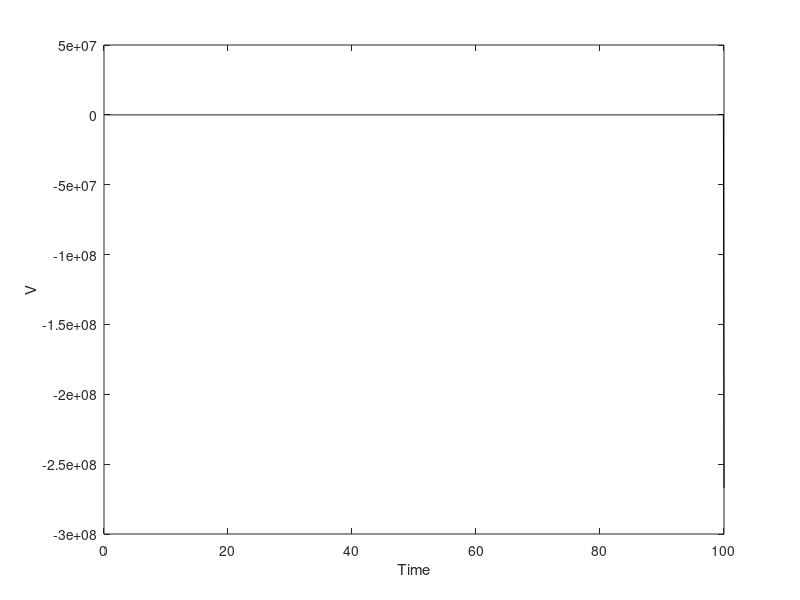

This chart was generated by the following MATLAB code: (Note: this script raises an error after producing the figure.)

clear
r=1;K=10;V0=1;sigma=0.25;
dt=0.1;t=100; N=t/dt; N1=100;
V=zeros(N1,N);  V(:,1)=8.89;
xt=dt:dt:t;

C=1:(3-1)/(N-1):3;
for n=1:N1
    for i=2:N
        V(n,i)=V(n,i-1)+dt*(r*V(n,i-1)*(1-V(n,i-1)/K)-C(i-1)*V(n,i-1)*V(n,i-1)/(V(n,i-1)*V(n,i-1)+V0*V0))+dt*sigma*randn/sqrt(dt);
    end
end

figure
plot(xt,mean(V),'k'),xlabel('Time'),ylabel('V')




%%

% dV/dt=r*V*(1-V/K)-cV.*V/(V.*V+V0*V0)

r=1;K=10;V0=1;c=1.5:0.05:3;
for i=1:23
    C=c(i);
    syms x;
    y=r*x.*(1-x./K)-C*x.^2/(x.^2+V0*V0);
    x1(i)=vpasolve(y==0,x,[5,8.2]);
end
for i=7:23
    C=c(i);
    syms x;
    y=r*x.*(1-x./K)-C*x.^2/(x.^2+V0*V0);
    x2(i-6)=vpasolve(y==0,x,[1.28,4.9]);
end
for i=7:31
    C=c(i);
    syms x;
    y=r*x.*(1-x./K)-C*x.^2/(x.^2+V0*V0);
    x3(i-6)=vpasolve(y==0,x,[0.35,1.1]);
end
x1=eval(x1);
x2=eval(x2);
x3=eval(x3);
figure
set(gcf,'position',[10 10 500 500])
plot(c(1:23),x1,'k',c(7:23),x2,'k:.',c(7:end),x3,'r','LineWidth',3)
ylim([0,9])
xlabel('Maximum grazing rate  (c)','FontWeight','bold'),ylabel('Vegetation biomass  (V)','FontWeight','bold'),
title('Bifurcation digram','FontName','Arial','FontSize',19,'fontweight','bold')
legend('Vegetated','Unstable','Bare','Location','northeast','FontSize',12)
legend('boxoff')
text(1.3,9.5,'(c)','fontweight','bold',FontSize=19)
set(gca,'fontweight','bold','linewidth',3,FontSize=19)
%%
step=199;W=200;
nfft=W;

Fs=2;
beta_per=zeros();beta_welch=zeros();beta_Yule=zeros();beta_burg=zeros();

for n=1:N1
    for m=1:N-step
        Y=V(n,m:m+step);

        %periodogram
        window=boxcar(length(Y));
        [pxx,f]=periodogram(Y,window,nfft,Fs);
        x =f(find(f>0.01&f<0.1));
        y =pxx(find(f>0.01&f<0.1));

        logx = log10(x);
        logy = log10(y);
        beta_per(n,m) = sum((logx - mean(logx)).*(logy - mean(logy))) / sum((logx - mean(logx)).^2+eps);

        % welch

        win = hann(W/2);
        [pxx, f] = pwelch(Y, win, [], [], Fs);
        x =f(find(f>0.01&f<0.1));
        y =pxx(find(f>0.01&f<0.1));

        logx = log10(x);
        logy = log10(y);
        beta_welch(n,m)  = sum((logx - mean(logx)).*(logy - mean(logy))) / sum((logx - mean(logx)).^2);

        %Yule-Walker
        order = 10;
        [pxx, f] = pyulear(Y, order);
        x =f(find(f>0.01&f<0.1));
        y =pxx(find(f>0.01&f<0.1));

        logx = log10(x);
        logy = log10(y);
        beta_Yule(n,m)  = sum((logx - mean(logx)).*(logy - mean(logy))) / sum((logx - mean(logx)).^2);

        % Burg
        order = 10;
        [pxx, f] = pburg(Y, order);
        x =f(find(f>0.01&f<0.1));
        y =pxx(find(f>0.01&f<0.1));
        logx = log10(x);
        logy = log10(y);
        beta_burg(n,m) = sum((logx - mean(logx)).*(logy - mean(logy))) / sum((logx - mean(logx)).^2);

    end


end

%%

mp_per=mean(beta_per,1);
mp_welch=mean(beta_welch,1);
mp_Yule=mean(beta_Yule,1);
mp_burg=mean(beta_burg,1);
xl=90;


tau_x=1:(xl/dt-W);
tau1=corr(mp_per(1:(xl/dt-W))',tau_x','type','kendall');tau2=corr(mp_welch(1:(xl/dt-W))',tau_x','type','kendall');
tau3=corr(mp_Yule(1:(xl/dt-W))',tau_x','type','kendall');tau4=corr(mp_burg(1:(xl/dt-W))',tau_x','type','kendall');
figure
set(gcf,'position',[10 1 1050 900])
subplot(211)
ax1 = gca;
ax1.Position(2)=ax1.Position(2)-0.05;
set(gca,'Position',ax1.Position)
set(gca,'fontweight','bold','linewidth',3,FontSize=19)
set(gca,'XAxisLocation','top','XTicklabels',[1:2/10:3],'YTick',[]);
xlimits = get(ax1,'XLim');
xinc = (xlimits(2)-xlimits(1))/10;
set(ax1,'XTick',[xlimits(1):xinc:xlimits(2)])
ax2 = axes('Position',get(ax1,'Position'),'XAxisLocation','bottom','YAxisLocation','left');

for n=1:100
    plot(xt,V(n,:))
    hold on
end
hold on
plot(xt,mean(V),'k','linewidth',3)
xlabel(ax1,'Maximum grazing rate - c','FontWeight','bold',FontSize=24),xlabel(ax2,' '),set(ax2 ,'xticklabels', [])
xline(xl,'--k','linewidth',3)
ylabel('Vegetation biomass - V(t)','FontWeight','bold')
text(-0,13,'(b)','FontWeight','bold',FontSize=24),ylim([0 10.5]),xlim([0 100])
set(gca,'fontweight','bold','linewidth',4,FontSize=19)
set(ax2,'XTick',[0:10:100])
axis normal


subplot(212)
plot(xt(W+1:xl/dt),mp_per(1:(xl/dt-W)),'k',xt(W+1:xl/dt),mp_welch(1:(xl/dt-W)),'r',...
    xt(W+1:xl/dt),mp_Yule(1:(xl/dt-W)),'b',xt(W+1:xl/dt),mp_burg(1:(xl/dt-W)),'g','linewidth',3),xlim([0 100])

err_per=std(beta_per);
err_welch=std(beta_welch);
err_Yule=std(beta_Yule);
err_burg=std(beta_burg);

pa = patch([xt(W+1:xl/dt),fliplr(xt(W+1:xl/dt))],[mp_per(1:(xl/dt-W))-abs(err_per(1:(xl/dt-W))),fliplr(mp_per(1:(xl/dt-W))+abs(err_per(1:(xl/dt-W)) ))],'r');
pa.FaceColor = "[0.5 .5 .5]";
pa.FaceAlpha = 0.2;
pa.LineStyle = 'none';

pa1 = patch([xt(W+1:xl/dt),fliplr(xt(W+1:xl/dt))],[mp_welch(1:(xl/dt-W))-abs(err_welch(1:(xl/dt-W))),fliplr(mp_welch(1:(xl/dt-W))+abs(err_welch(1:(xl/dt-W)) ))],'r');
pa1.FaceColor = "#f06464";
pa1.FaceAlpha = 0.5;
pa1.LineStyle = 'none';

pa2 = patch([xt(W+1:xl/dt),fliplr(xt(W+1:xl/dt))],[mp_Yule(1:(xl/dt-W))-abs(err_Yule(1:(xl/dt-W))),fliplr(mp_Yule(1:(xl/dt-W))+abs(err_Yule(1:(xl/dt-W)) ))],'r');
pa2.FaceColor = "#2aaaef";
pa2.FaceAlpha = 0.5;
pa2.LineStyle = 'none';

pa3 = patch([xt(W+1:xl/dt),fliplr(xt(W+1:xl/dt))],[mp_burg(1:(xl/dt-W))-abs(err_burg(1:(xl/dt-W))),fliplr(mp_burg(1:(xl/dt-W))+abs(err_burg(1:(xl/dt-W)) ))],'r');
pa3.FaceColor = "#71c16f";
pa3.FaceAlpha = 0.3;
pa3.LineStyle = 'none';



xlabel('Time','FontWeight','bold')
xline(xl,'--k','linewidth',3),
xline(xt(W+1),'--','color',[0.5 0.5 0.5],'linewidth',3)
text(1,min([mp_per(1),mp_welch(1),mp_Yule(1),mp_burg(1)]),'- sliding window -',FontSize=14),text(-0,max( [mp_per(xl/dt-W),mp_welch(xl/dt-W),mp_Yule(xl/dt-W),mp_burg(xl/dt-W)] ),'(c)','FontWeight','bold',FontSize=24)
ylim([min([mp_per(1),mp_welch(1),mp_Yule(1),mp_burg(1)])-0.5 max( [mp_per(xl/dt-W),mp_welch(xl/dt-W),mp_Yule(xl/dt-W),mp_burg(xl/dt-W)] )+0.5])
ylabel('Spectral exponent','FontWeight','bold')
set(gca,'fontweight','bold','linewidth',4,FontSize=19)
legend(['Periodogram ' newline     '\tau = ',num2str(tau1)], ...
    ['Welch          '  newline     '\tau = ',num2str(tau2)], ...
    ['Yule-Walker     ' newline     '\tau = ',num2str(tau3)], ...
    ['Burg           '  newline     '\tau = ',num2str(tau4)] , ...
    FontSize=12,Location='northeast');
legend('boxoff')
axis normal
set(gca,'XTick',[0:10:100])



%%
for n=1:N1
    tau_per(n)=corr(beta_per(n,1:(xl/dt-W))',tau_x','type','kendall');tau_wel(n)=corr(beta_welch(n,1:(xl/dt-W))',tau_x','type','kendall');
    tau_yul(n)=corr(beta_Yule(n,1:(xl/dt-W))',tau_x','type','kendall');tau_bur(n)=corr(beta_burg(n,1:(xl/dt-W))',tau_x','type','kendall');
end

tau=abs([tau_per;tau_wel;tau_yul;tau_bur]);
threshold=0.01:0.01:1;
color=['k','r','b','g'];
num=tau;
figure
set(gcf,'position',[10 100 700 700])
for n=1:4
    for i=1:length(threshold)
        th=threshold(i);
        num(n,i)=length(find(tau(n,:)>=th));
    end

    plot(threshold,num(n,:)/100,color(n),'linewidth',3)
    hold on
end
auc=sum(0.01.*num/100,2);

legend(['Periodogram  AUC = ',num2str(auc(1))], ...
    ['Welch             AUC = ',num2str(auc(2))], ...
    ['Yule-Walker   AUC = ',num2str(auc(3))],...
    ['Burg               AUC = ',num2str(auc(4))],FontSize=12)
legend('boxoff')

set(gca,'fontweight','bold','linewidth',4,FontSize=19)
xlabel('Kendall \tau threshold','FontWeight','bold')
ylabel('Proportion of regime shift detected','FontWeight','bold')

text(0,1.05,'(d)','FontWeight','bold',FontSize=24)
